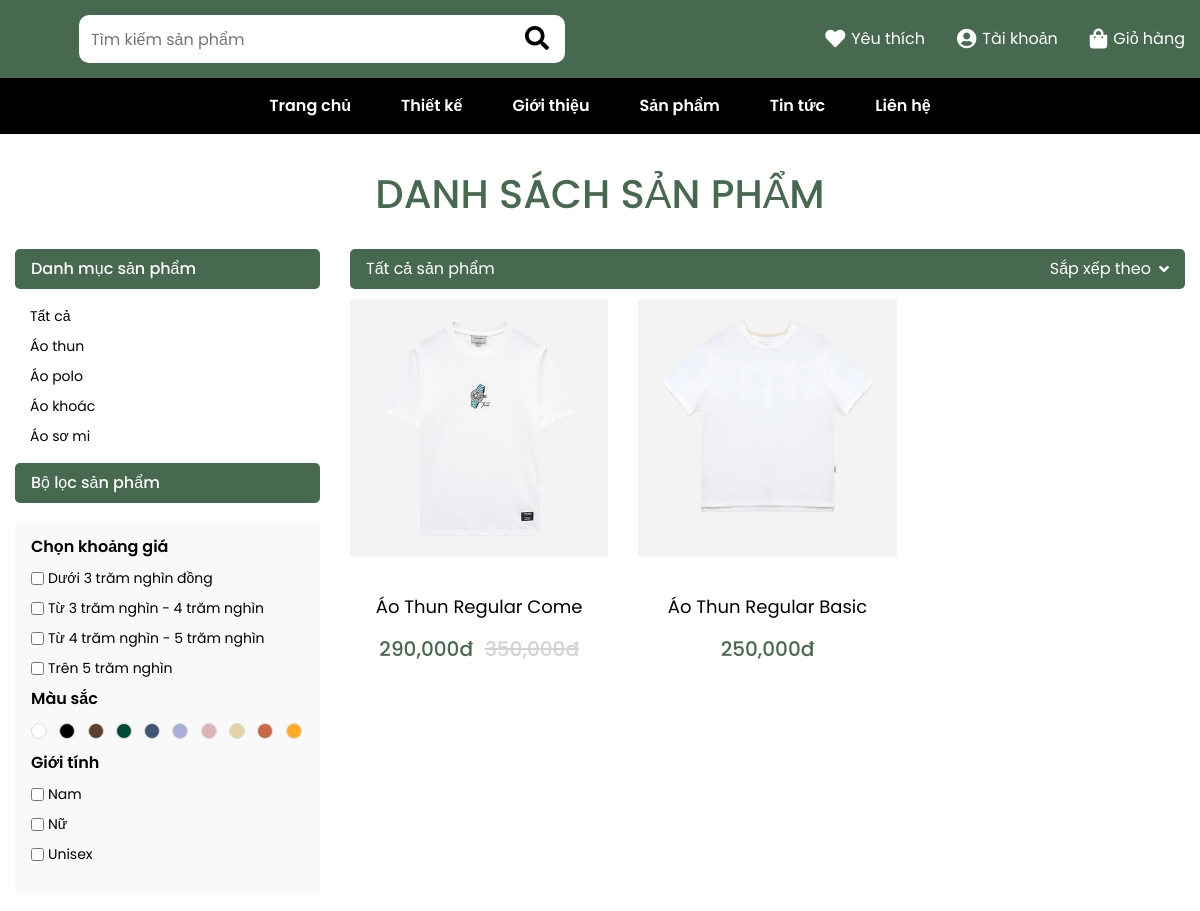
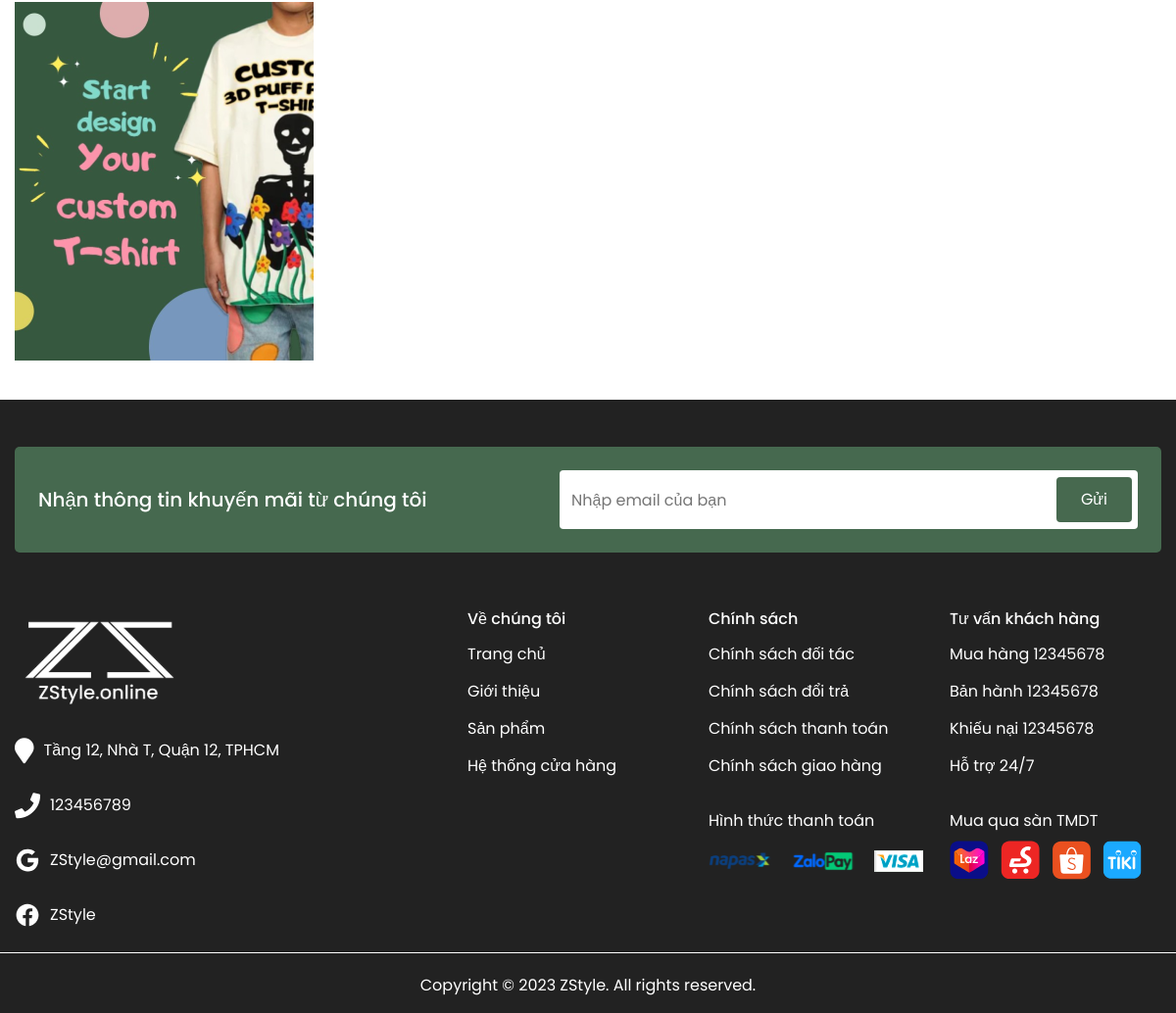
/index.php?pg=product&color=4, run on the app's committed database (2 pictures, top to bottom).
### tables this page shows
CREATE TABLE `catalog` (
  `id` int(3) NOT NULL,
  `name` varchar(50) NOT NULL,
  `stt` int(3) NOT NULL DEFAULT 0,
  `sethome` tinyint(1) NOT NULL DEFAULT 0
);

CREATE TABLE `color` (
  `id` int(3) NOT NULL,
  `color` varchar(20) NOT NULL,
  `ma_color` varchar(10) NOT NULL
);

CREATE TABLE `product` (
  `id` int(5) NOT NULL,
  `ma_sanpham` varchar(10) NOT NULL,
  `name` varchar(100) NOT NULL,
  `price` double(10,2) NOT NULL DEFAULT 0.00,
  `priceold` double(10,2) NOT NULL DEFAULT 0.00,
  `hot` tinyint(1) NOT NULL DEFAULT 0,
  `noibat` tinyint(1) NOT NULL DEFAULT 0,
  `chitiet` varchar(1000) DEFAULT NULL,
  `gioitinh` tinyint(1) DEFAULT 0,
  `idcatalog` int(3) NOT NULL,
  `bestsell` tinyint(1) NOT NULL DEFAULT 0,
  `view` int(6) NOT NULL DEFAULT 0,
  `trend` tinyint(1) NOT NULL DEFAULT 0
);

### model/connectdb.php (called while the page is built, shortened)
<?php
function pdo_get_connection(){
   $dburl = "mysql:host=localhost;dbname=zstyle;charset=utf8";
   $username = 'root';
   $password = '';
   $conn = new PDO($dburl, $username, $password);
   $conn->setAttribute(PDO::ATTR_ERRMODE, PDO::ERRMODE_EXCEPTION);
   return $conn;
}
function pdo_query($sql){
   $sql_args = array_slice(func_get_args(), 1);
   try{
       $conn = pdo_get_connection();
       $stmt = $conn->prepare($sql);
       $stmt->execute($sql_args);
       $rows = $stmt->fetchAll();
       return $rows;
   }
   catch(PDOException $e){
       throw $e;
   }
   finally{
       unset($conn);
   }
}
function pdo_query_one($sql){
   $sql_args = array_slice(func_get_args(), 1);
   try{
       $conn = pdo_get_connection();
       $stmt = $conn->prepare($sql);
       $stmt->execute($sql_args);
       $row = $stmt->fetch(PDO::FETCH_ASSOC);
       return $row;
   }
   catch(PDOException $e){
       throw $e;
   }
   finally{
       unset($conn);
   }
}
?>

### model/catalog.php (called while the page is built, shortened)
<?php
   function getcatalog(){
      $sql="SELECT * FROM catalog ORDER BY stt";
      return pdo_query($sql);
   }
    function getproduct_catalog($idn=0){
        $sql="SELECT * FROM product WHERE 1";
        $sql.=" ORDER BY id DESC";
        if($idn>0){
         return pdo_query($sql, $idn);
        }else{
         return pdo_query($sql);
        }
     }
?>

### model/detail.php (called while the page is built, shortened)
<?php
    function getlistcolor($idproduct){
        $sql="SELECT * FROM img_product_color WHERE id_product=?";
        $list_id_color=pdo_query($sql, $idproduct);
        $list_color=[];
        foreach ($list_id_color as $item) {
            extract($item);
            $sql = "SELECT * FROM color WHERE id=?";
            $list_color[]=pdo_query_one($sql, $id_color);
        }
        return $list_color;
    }
?>

### view/product.php (the view, shortened to what this page needs)
<?php
    $html_catalog='<li class="navbar-list">
    <a href="index.php?pg=product&tatca=1" class="navbar-link">Tất cả</a>
    </li>';
    foreach ($catalog as $item) {
        extract($item);
        $html_catalog.='<li class="navbar-list">
        <a href="index.php?pg=product&ind='.$id.'" class="navbar-link">'.$name.'</a>
        </li>';
    }
    $html_product='<div class="product-list list-product-items subpage" page="1">';
    foreach ($_SESSION['product'] as $item) {
      $html_product.=showproduct($item);
    }
    $html_product.='</div>';
    $catalog_show='';
    if(isset($_SESSION['filtercatalog']) && ($_SESSION['filtercatalog']>0)){
        $catalog_show=$catalog_pick['name'];
    }else{
        $catalog_show='Tất cả sản phẩm';
    }
    if(isset($_SESSION['filterprice'])){
      $checkprice=$_SESSION['filterprice'];
    }
    if(isset($_SESSION['filtergioitinh'])){
      $checkgioitinh=$_SESSION['filtergioitinh'];
    }
    $html_sort='';
    $arr_sort=['Mặc định','Từ A-Z','Từ Z-A','Giá tăng dần','Giá giảm dần'];
    if(isset($_SESSION['sort'])){
      $html_sort=$arr_sort[$_SESSION['sort']-1];
    }else{
      $html_sort='Sắp xếp theo';
    }
?>
      <section class="list-product">
        <div class="container">
          <div class="design-center mb-0">
            <h2 class="heading-primary">DANH SÁCH SẢN PHẨM</h2>
          </div>
          <div class="list-product__main">
            <div class="list-product__left">
              <div class="list-product__left-aside">Danh mục sản phẩm</div>
              <div class="list-product__left-aside-item">
                <ul class="navbar-aside">
                <?=$html_catalog?>
                </ul>
              </div>
              <div class="list-product__left-aside">Bộ lọc sản phẩm</div>
              <div class="list-product__box">
                <div class="list-product-title">Chọn khoảng giá</div>
                <div class="list-product-menu">
                  <ul class="list-product-nav" id="listprice" checkprice="<?=$checkprice?>">
                    <li class="list-product-item">
                      <input type="checkbox" onclick="tailai(this)" link="index.php?pg=product&price=1"/>
                      Dưới 3 trăm nghìn đồng
                    </li>
                    <li class="list-product-item">
                      <input type="checkbox"  onclick="tailai(this)" link="index.php?pg=product&price=2"/>
                      Từ 3 trăm nghìn - 4 trăm nghìn
                    </li>
                    <li class="list-product-item">
                      <input type="checkbox"  onclick="tailai(this)" link="index.php?pg=product&price=3"/>
                      Từ 4 trăm nghìn - 5 trăm nghìn
                    </li>
                    <li class="list-product-item">
                      <input type="checkbox"  onclick="tailai(this)" link="index.php?pg=product&price=4"/>
                      Trên 5 trăm nghìn
                    </li>
                  </ul>
                </div>
                <div class="list-product-title">Màu sắc</div>
                <div class="list-product-colors">
                  <?php
                    $html_color='';
                    foreach ($listcolor as $item) {
                      $html_color.='<a href="index.php?pg=product&color='.$item['id'].'"  style="background-color:'.$item['ma_color'].'"></a>';
                    }
                  ?>
                  <?=$html_color?>
                </div>
                <div class="list-product-title">Giới tính</div>
                <div class="list-product-menu">
                  <ul class="list-product-nav"   id="listgioitinh" checkgioitinh="<?=$checkgioitinh?>">
                    <li class="list-product-item">
                      <input type="checkbox" onclick="tailai(this)" link="index.php?pg=product&gioitinh=1"/>
                      Nam
                    </li>
                    <li class="list-product-item">
                      <input type="checkbox"  onclick="tailai(this)" link="index.php?pg=product&gioitinh=2"/>
                      Nữ
                    </li>
                    <li class="list-product-item">
                      <input type="checkbox"  onclick="tailai(this)" link="index.php?pg=product&gioitinh=3"/>
                      Unisex
                    </li>
                  </ul>
                </div>
              </div>
              <div class="banner-custom">
                <a href="#">
                  <img src="view/layout/assets/images/banner-custom-1.png" alt="" />
                </a>
              </div>
            </div>
            <div class="list-product__right">
              <div class="list-product-main">
                <div class="list-text"><?=$catalog_show?></div>
                <div class="list-val">
                  <?=$html_sort?> <i class="icon-sort fa updown-toggle fa-angle-down" aria-hidden="true"></i>
                </div>
              </div>
              <section class="mt-10">
                <?=$html_product?>
              </section>
            </div>
          </div>
        </div>
      </section>

### model/product.php (shortened to what this page needs)
<?php
   function sale($item){
      if($item['priceold']>0){
         return '<span class="product-price-old">'.number_format($item['priceold'],0,'',',').'đ</span>';
      }else{
         return '';
      }
   }
   function showproduct($product){
         extract($product);
         $img=getimg_product_main($id)['main_img'];
            $linkdetail='index.php?pg=detail&id='.$id;
            $strproduct='<div class="product-item">
                              <div class="product-images">
                              <a href="'.$linkdetail.'">
                                 '.check_img($img).'
                              </a>
                              <div class="icons">
                                 <a href="'.$linkdetail.'" class="views">Xem chi tiết</a>
                                 <a href="index.php?pg=checkout&id='.$id.'" class="add">Mua ngay</a>
                              </div>
                              </div>
                              <div class="product-title">'.$name.'</div>
                              <div class="product-price">
                              '.number_format($product['price'],0,'',',').'đ
                                 '.sale($product).'
                              </div>
                           </div>';
            return $strproduct;
   }
   function check_img($img){
      if(is_array($img)){
         $html_img='';
         foreach ($img as $item) {
            $hinh=PATH_IMG.$item;
            if(is_file($hinh)){
               $html_img.= '<img src="'.$hinh.'">';
            }else{
               $html_img.= '';
            }
         }
         return $html_img;
      }else{
         $hinh=PATH_IMG.$img;
         if(is_file($hinh)){
            return '<img src="'.$hinh.'">';
         }else{
            return '';
         }
      }
   }
   function getimg_product_main($id_product){
      $sql = "SELECT * FROM img_product_color where id_product = ? limit 1";
      return pdo_query_one($sql, $id_product);
  }
?>

### view/layout/assets/css/style.css (style rules this page uses)
*, *:before, *:after { box-sizing: border-box; }
:root { --primary-color: #47694f; --white: #ffffff; --bg: #799881; --font: "Poppins", sans-serif; --black: #000; --text-heading: #46694f; --bg-footer: #222222; --red: #f00; --hover: #80b885; }
* { margin: 0; padding: 0; font: inherit; list-style: none; text-decoration: none; }
img, picture, svg, video { display: block; max-width: 100%; }
input, select, textarea { background-color: transparent; outline: none; }
body { min-height: 100vh; font-weight: 400; font-size: 16px; line-height: 1; font-family: var(--font); font-size: 16px; }
.container { max-width: 1310px; margin: 0 auto; padding: 0 15px; }
.heading-primary { color: var(--text-heading); font-size: 40px; margin-bottom: 35px; text-align: center; font-weight: 500; }
.product-list { display: grid; grid-template-columns: repeat(4, 2fr); grid-gap: 30px; }
.product-item { text-align: center; }
.product-images { position: relative; overflow: hidden; padding: 5px; background-color: #f3f3f3; }
.product-images img { width: 100%; }
.product-title { font-size: 18px; margin-top: 38px; margin-bottom: 20px; line-height: 24px; }
.product-price { color: var(--text-heading); font-size: 20px; font-weight: 500; display: flex; align-items: center; justify-content: center; gap: 12px; }
.product-price-old { text-decoration: line-through; color: lightgray; }
.list-product { padding: 40px 0; }
.list-product__main { display: flex; justify-content: space-between; gap: 30px; }
.list-product__left { max-width: 305px; width: 100%; }
.list-product__right { width: 100%; }
.list-product__left-aside { background-color: var(--text-heading); color: var(--white); padding: 12px 16px; border-radius: 5px; font-weight: 500; margin-bottom: 20px; }
.navbar-aside { display: flex; flex-direction: column; gap: 16px; margin-bottom: 20px; padding-left: 15px; }
.navbar-list { display: flex; justify-content: space-between; }
.navbar-link { font-size: 14px; color: var(--black); }
.list-product__box { padding: 16px; border-radius: 5px; background: #f8f9f8; }
.list-product-title { font-weight: 600; margin-bottom: 16px; }
.list-product-nav { display: flex; gap: 16px; flex-direction: column; margin-bottom: 16px; }
.list-product-item { display: flex; align-items: center; gap: 4px; font-size: 14px; }
.list-product-colors { display: grid; grid-template-columns: repeat(10, 1fr); grid-gap: 10px; margin-bottom: 16px; }
.list-product-colors a { width: 16px; height: 16px; border-radius: 100rem; background-color: #8a8f94; cursor: pointer; border: 0.5px solid gainsboro; }
.list-product-main { display: flex; align-items: center; justify-content: space-between; background-color: var(--text-heading); padding: 12px 16px; border-radius: 5px; color: var(--white); }
.banner-custom { margin-top: 20px; }
.banner-custom img { width: 100%; object-fit: cover; }
.list-val { position: relative; display: flex; align-items: center; gap: 8px; cursor: pointer; }
.list-product-items { display: grid; grid-template-columns: repeat(3, 1fr); grid-gap: 30px; }
input[type="checkbox"] { accent-color: var(--primary-color); }
.mt-10 { margin-top: 10px; }
.design-center { display: flex; align-items: center; justify-content: center; flex-direction: column; gap: 8px; margin-bottom: 40px; }
.mb-0 { margin-bottom: 0; }

### data on the page
catalog: name "Áo thun"
catalog: name "Áo polo"
catalog: name "Áo khoác"
catalog: name "Áo sơ mi"
product: name "Áo Thun Regular Come", price "290,000", priceold "350,000"
product: name "Áo Thun Regular Basic", price "250,000"

### other printed values
$tentaikhoan "Tài khoản"
$catalog_show "Tất cả sản phẩm"
$html_sort "Sắp xếp theo"
